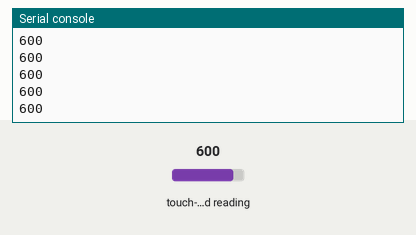
Recording of a program running on a simulated ESP32 board running MicroPython. Parts: the last lines printed to the serial console. Inputs (shaded band) come from the test bench; at power-on: touch-pad reading 600.

Above: at 1.2 s.
1.3 s: touch-pad reading set to 63
At 1.32 s:
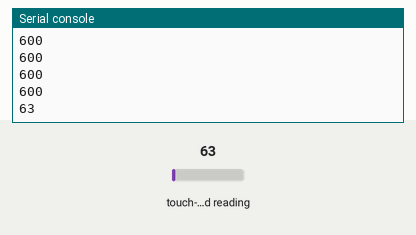
2.8 s: touch-pad reading set to 212
At 2.83 s:
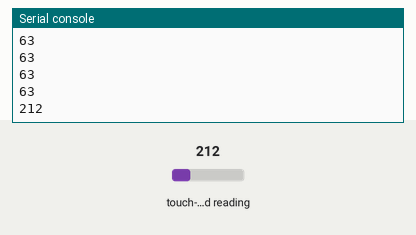
Timing chart, 0 to 5.8 s (numbered marks = the images above; inputs shaded):
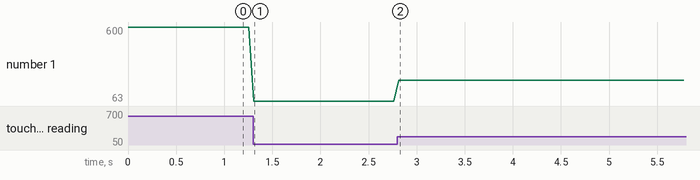

Measured:
- after the input at 1.3 s, the serial console: prints a new line at once (image 1)
- after the input at 2.8 s, the serial console: prints a new line at once (image 2)
- plotted number 1: 600 → 63 after the input at 1.3 s, 63 → 212 after the input at 2.8 s

The program:

uP_-_08.30_-_touch_test.py
```python
'''
 08.30 - Internal touch sensor (Capacitive touch)

 This sketch shows how to use the ESP32 integrated capacitive touch sensor.

 Components
 ----------
  - ESP32
  - Connect a jumper wire to GPIO 15 (leave the other end unconnected)
  - Wires
  - Breadboard

 Documentation:
 Timers: https://micropython-docs-esp32.readthedocs.io/en/esp32_doc/esp32/quickref.html#timers
 Pins and GPIO: https://micropython-docs-esp32.readthedocs.io/en/esp32_doc/esp32/quickref.html#pins-and-gpio
 Touch: http://docs.micropython.org/en/latest/esp32/quickref.html#capacitive-touch

 Course:
 MicroPython with the ESP32
 https://techexplorations.com

'''

from machine import TouchPad, Pin
from time import sleep_ms

t = TouchPad(Pin(15))

while True:
    print(t.read())              # Returns a smaller number when touched
    sleep_ms(50)
    
```
